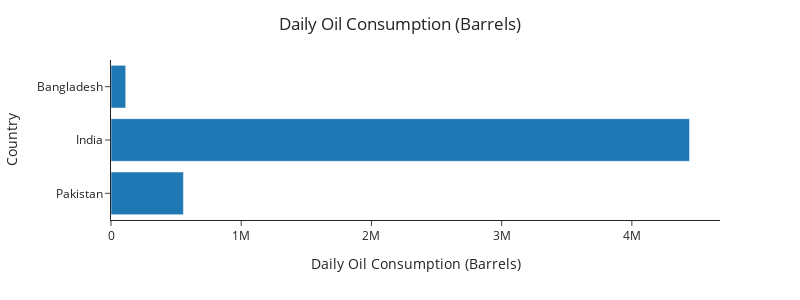

Notebook code cell kept with this figure:
### Code cell
fig=px.bar(df_Com, x='Daily Oil Consumption (Barrels)',y='Country',height=300,width=800,template='simple_white')
fig.update_layout(title={'text':'Daily Oil Consumption (Barrels)'},title_x=0.5)
fig.show()

### Figure 1 — Plotly figure (JSON) as saved in the notebook; plotly's stock layout.template omitted (floating-point values rounded to 4 significant figures)
{"data": [{"alignmentgroup": "True", "hovertemplate": "Daily Oil Consumption (Barrels)=%{x}<br>Country=%{y}<extra></extra>", "legendgroup": "", "marker": {"color": "#1F77B4", "pattern": {"shape": ""}}, "name": "", "offsetgroup": "", "orientation": "h", "showlegend": false, "textposition": "auto", "type": "bar", "x": [556000, 4443000, 113000], "xaxis": "x", "y": ["Pakistan", "India", "Bangladesh"], "yaxis": "y"}], "layout": {"barmode": "relative", "height": 300, "legend": {"tracegroupgap": 0}, "margin": {"t": 60}, "title": {"text": "Daily Oil Consumption (Barrels)", "x": 0.5}, "width": 800, "xaxis": {"anchor": "y", "domain": [0, 1], "title": {"text": "Daily Oil Consumption (Barrels)"}}, "yaxis": {"anchor": "x", "domain": [0, 1], "title": {"text": "Country"}}}}
